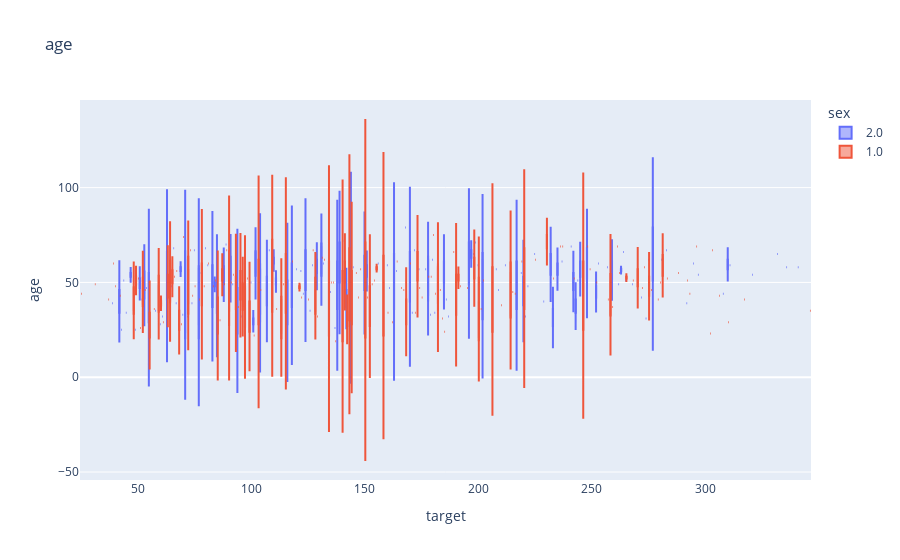
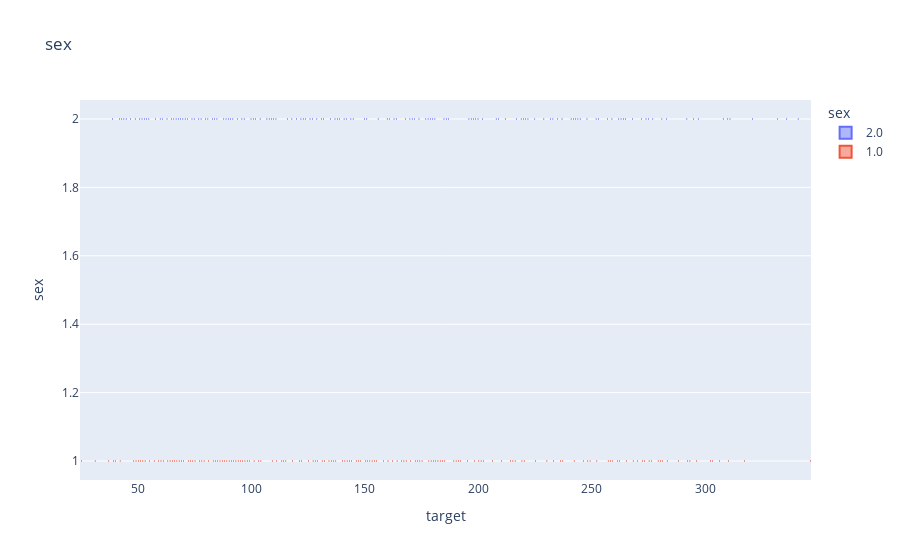
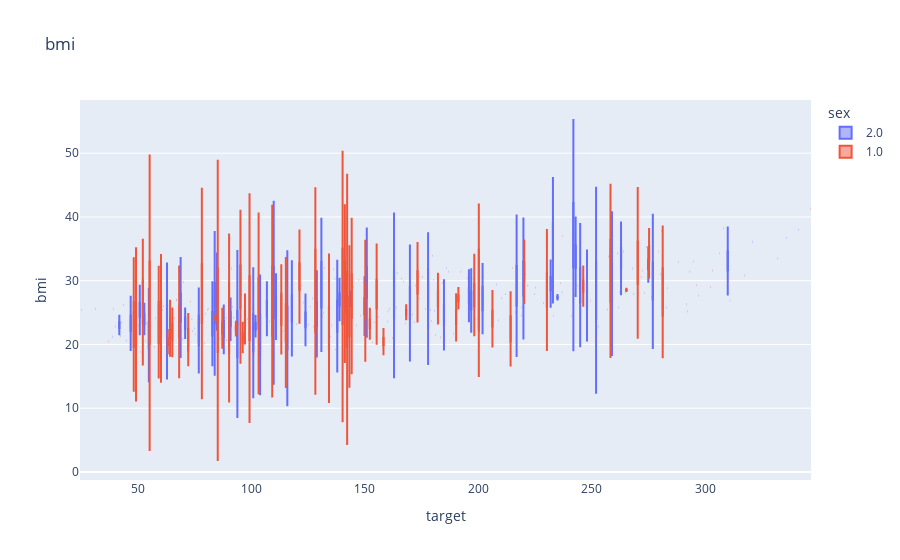
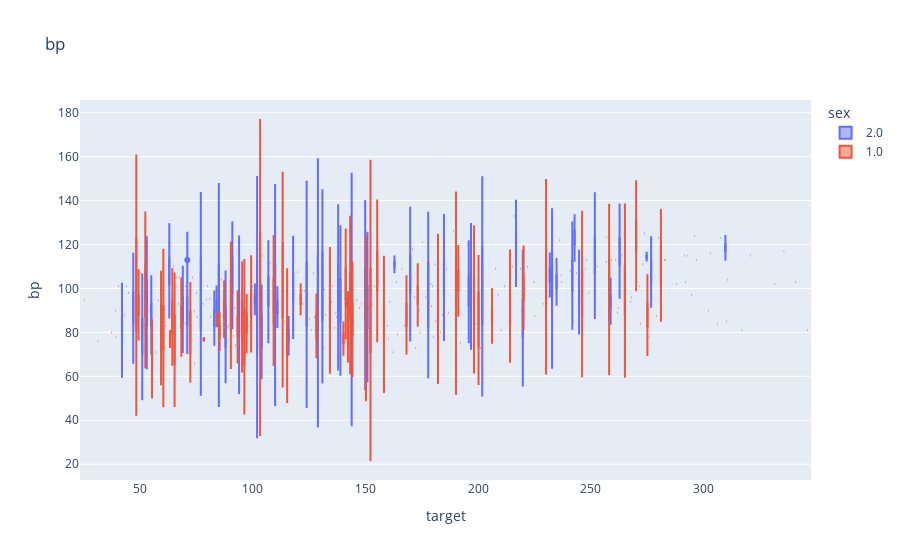

Notebook code for these charts, in order:
### Code cell
#this loop goes through all features and plot
for i, col in enumerate(numeric_features):
  fig = px.violin(
      demo_dataset,
      x = 'target',
      y = col,
      title= col,
      color=demo_dataset['sex'],
      #points='all',
      box=True)
  fig.show()

### Figure 1 — Plotly figure (JSON) as saved in the notebook; plotly's stock layout.template omitted (floating-point values rounded to 4 significant figures; data arrays with more than 128 entries replaced by an {"elided": "..."} marker saying what was removed)
{"data": [{"alignmentgroup": "True", "box": {"visible": true}, "hovertemplate": "sex=2.0<br>target=%{x}<br>age=%{y}<extra></extra>", "legendgroup": "2.0", "marker": {"color": "#636efa"}, "name": "2.0", "offsetgroup": "2.0", "orientation": "v", "scalegroup": "True", "showlegend": true, "type": "violin", "x": {"elided": "207 int values"}, "x0": " ", "xaxis": "x", "y": {"elided": "207 int values"}, "y0": " ", "yaxis": "y"}, {"alignmentgroup": "True", "box": {"visible": true}, "hovertemplate": "sex=1.0<br>target=%{x}<br>age=%{y}<extra></extra>", "legendgroup": "1.0", "marker": {"color": "#EF553B"}, "name": "1.0", "offsetgroup": "1.0", "orientation": "v", "scalegroup": "True", "showlegend": true, "type": "violin", "x": {"elided": "235 int values"}, "x0": " ", "xaxis": "x", "y": {"elided": "235 int values"}, "y0": " ", "yaxis": "y"}], "layout": {"legend": {"title": {"text": "sex"}, "tracegroupgap": 0}, "title": {"text": "age"}, "violinmode": "group", "xaxis": {"anchor": "y", "domain": [0, 1], "title": {"text": "target"}}, "yaxis": {"anchor": "x", "domain": [0, 1], "title": {"text": "age"}}}}

### Figure 2 — Plotly figure (JSON) as saved in the notebook; plotly's stock layout.template omitted (floating-point values rounded to 4 significant figures; data arrays with more than 128 entries replaced by an {"elided": "..."} marker saying what was removed)
{"data": [{"alignmentgroup": "True", "box": {"visible": true}, "hovertemplate": "sex=%{y}<br>target=%{x}<extra></extra>", "legendgroup": "2.0", "marker": {"color": "#636efa"}, "name": "2.0", "offsetgroup": "2.0", "orientation": "v", "scalegroup": "True", "showlegend": true, "type": "violin", "x": {"elided": "207 int values"}, "x0": " ", "xaxis": "x", "y": {"elided": "207 int values"}, "y0": " ", "yaxis": "y"}, {"alignmentgroup": "True", "box": {"visible": true}, "hovertemplate": "sex=%{y}<br>target=%{x}<extra></extra>", "legendgroup": "1.0", "marker": {"color": "#EF553B"}, "name": "1.0", "offsetgroup": "1.0", "orientation": "v", "scalegroup": "True", "showlegend": true, "type": "violin", "x": {"elided": "235 int values"}, "x0": " ", "xaxis": "x", "y": {"elided": "235 int values"}, "y0": " ", "yaxis": "y"}], "layout": {"legend": {"title": {"text": "sex"}, "tracegroupgap": 0}, "title": {"text": "sex"}, "violinmode": "group", "xaxis": {"anchor": "y", "domain": [0, 1], "title": {"text": "target"}}, "yaxis": {"anchor": "x", "categoryarray": [1, 2], "categoryorder": "array", "domain": [0, 1], "title": {"text": "sex"}}}}

### Figure 3 — Plotly figure (JSON) as saved in the notebook; plotly's stock layout.template omitted (floating-point values rounded to 4 significant figures; data arrays with more than 128 entries replaced by an {"elided": "..."} marker saying what was removed)
{"data": [{"alignmentgroup": "True", "box": {"visible": true}, "hovertemplate": "sex=2.0<br>target=%{x}<br>bmi=%{y}<extra></extra>", "legendgroup": "2.0", "marker": {"color": "#636efa"}, "name": "2.0", "offsetgroup": "2.0", "orientation": "v", "scalegroup": "True", "showlegend": true, "type": "violin", "x": {"elided": "207 int values"}, "x0": " ", "xaxis": "x", "y": {"elided": "207 float values"}, "y0": " ", "yaxis": "y"}, {"alignmentgroup": "True", "box": {"visible": true}, "hovertemplate": "sex=1.0<br>target=%{x}<br>bmi=%{y}<extra></extra>", "legendgroup": "1.0", "marker": {"color": "#EF553B"}, "name": "1.0", "offsetgroup": "1.0", "orientation": "v", "scalegroup": "True", "showlegend": true, "type": "violin", "x": {"elided": "235 int values"}, "x0": " ", "xaxis": "x", "y": {"elided": "235 float values"}, "y0": " ", "yaxis": "y"}], "layout": {"legend": {"title": {"text": "sex"}, "tracegroupgap": 0}, "title": {"text": "bmi"}, "violinmode": "group", "xaxis": {"anchor": "y", "domain": [0, 1], "title": {"text": "target"}}, "yaxis": {"anchor": "x", "domain": [0, 1], "title": {"text": "bmi"}}}}

### Figure 4 — Plotly figure (JSON) as saved in the notebook; plotly's stock layout.template omitted (floating-point values rounded to 4 significant figures; data arrays with more than 128 entries replaced by an {"elided": "..."} marker saying what was removed)
{"data": [{"alignmentgroup": "True", "box": {"visible": true}, "hovertemplate": "sex=2.0<br>target=%{x}<br>bp=%{y}<extra></extra>", "legendgroup": "2.0", "marker": {"color": "#636efa"}, "name": "2.0", "offsetgroup": "2.0", "orientation": "v", "scalegroup": "True", "showlegend": true, "type": "violin", "x": {"elided": "207 int values"}, "x0": " ", "xaxis": "x", "y": {"elided": "207 float values"}, "y0": " ", "yaxis": "y"}, {"alignmentgroup": "True", "box": {"visible": true}, "hovertemplate": "sex=1.0<br>target=%{x}<br>bp=%{y}<extra></extra>", "legendgroup": "1.0", "marker": {"color": "#EF553B"}, "name": "1.0", "offsetgroup": "1.0", "orientation": "v", "scalegroup": "True", "showlegend": true, "type": "violin", "x": {"elided": "235 int values"}, "x0": " ", "xaxis": "x", "y": {"elided": "235 float values"}, "y0": " ", "yaxis": "y"}], "layout": {"legend": {"title": {"text": "sex"}, "tracegroupgap": 0}, "title": {"text": "bp"}, "violinmode": "group", "xaxis": {"anchor": "y", "domain": [0, 1], "title": {"text": "target"}}, "yaxis": {"anchor": "x", "domain": [0, 1], "title": {"text": "bp"}}}}
